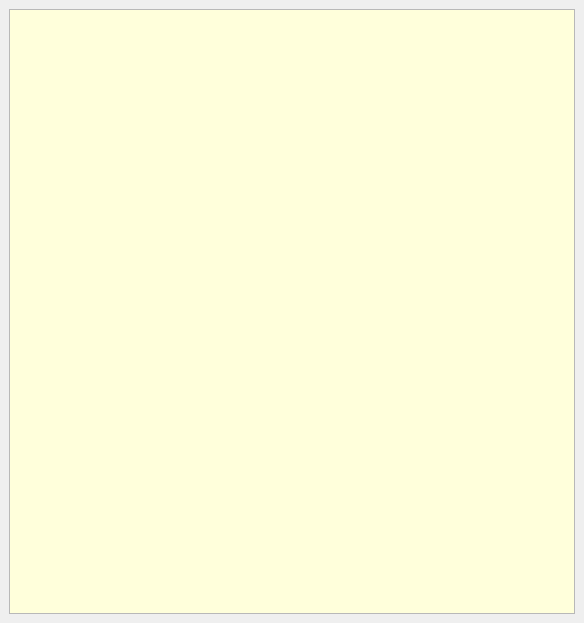
<?xml version="1.0" encoding="UTF-8"?>
<ui version="4.0">
 <class>MainWindow</class>
 <widget class="QMainWindow" name="MainWindow">
  <property name="geometry">
   <rect>
    <x>0</x>
    <y>0</y>
    <width>584</width>
    <height>623</height>
   </rect>
  </property>
  <property name="windowTitle">
   <string>ConfigInspector</string>
  </property>
  <widget class="QWidget" name="centralwidget">
   <layout class="QVBoxLayout" name="verticalLayout">
    <item>
     <widget class="QTreeView" name="treeView">
      <property name="sizePolicy">
       <sizepolicy hsizetype="MinimumExpanding" vsizetype="MinimumExpanding">
        <horstretch>1</horstretch>
        <verstretch>1</verstretch>
       </sizepolicy>
      </property>
      <property name="minimumSize">
       <size>
        <width>0</width>
        <height>0</height>
       </size>
      </property>
      <property name="palette">
       <palette>
        <active>
         <colorrole role="Text">
          <brush brushstyle="SolidPattern">
           <color alpha="255">
            <red>0</red>
            <green>0</green>
            <blue>0</blue>
           </color>
          </brush>
         </colorrole>
         <colorrole role="Base">
          <brush brushstyle="SolidPattern">
           <color alpha="255">
            <red>255</red>
            <green>255</green>
            <blue>219</blue>
           </color>
          </brush>
         </colorrole>
         <colorrole role="AlternateBase">
          <brush brushstyle="SolidPattern">
           <color alpha="255">
            <red>255</red>
            <green>255</green>
            <blue>174</blue>
           </color>
          </brush>
         </colorrole>
        </active>
        <inactive>
         <colorrole role="Text">
          <brush brushstyle="SolidPattern">
           <color alpha="255">
            <red>0</red>
            <green>0</green>
            <blue>0</blue>
           </color>
          </brush>
         </colorrole>
         <colorrole role="Base">
          <brush brushstyle="SolidPattern">
           <color alpha="255">
            <red>255</red>
            <green>255</green>
            <blue>219</blue>
           </color>
          </brush>
         </colorrole>
         <colorrole role="AlternateBase">
          <brush brushstyle="SolidPattern">
           <color alpha="255">
            <red>255</red>
            <green>255</green>
            <blue>174</blue>
           </color>
          </brush>
         </colorrole>
        </inactive>
        <disabled>
         <colorrole role="Text">
          <brush brushstyle="SolidPattern">
           <color alpha="255">
            <red>159</red>
            <green>158</green>
            <blue>158</blue>
           </color>
          </brush>
         </colorrole>
         <colorrole role="Base">
          <brush brushstyle="SolidPattern">
           <color alpha="255">
            <red>255</red>
            <green>255</green>
            <blue>255</blue>
           </color>
          </brush>
         </colorrole>
         <colorrole role="AlternateBase">
          <brush brushstyle="SolidPattern">
           <color alpha="255">
            <red>255</red>
            <green>255</green>
            <blue>174</blue>
           </color>
          </brush>
         </colorrole>
        </disabled>
       </palette>
      </property>
      <property name="contextMenuPolicy">
       <enum>Qt::CustomContextMenu</enum>
      </property>
      <property name="frameShape">
       <enum>QFrame::StyledPanel</enum>
      </property>
      <property name="verticalScrollBarPolicy">
       <enum>Qt::ScrollBarAsNeeded</enum>
      </property>
      <property name="horizontalScrollBarPolicy">
       <enum>Qt::ScrollBarAsNeeded</enum>
      </property>
      <property name="autoScroll">
       <bool>false</bool>
      </property>
      <property name="editTriggers">
       <set>QAbstractItemView::AnyKeyPressed|QAbstractItemView::DoubleClicked|QAbstractItemView::EditKeyPressed</set>
      </property>
      <property name="showDropIndicator" stdset="0">
       <bool>false</bool>
      </property>
      <property name="alternatingRowColors">
       <bool>true</bool>
      </property>
      <property name="selectionBehavior">
       <enum>QAbstractItemView::SelectRows</enum>
      </property>
      <property name="verticalScrollMode">
       <enum>QAbstractItemView::ScrollPerPixel</enum>
      </property>
      <property name="rootIsDecorated">
       <bool>true</bool>
      </property>
      <property name="uniformRowHeights">
       <bool>true</bool>
      </property>
      <property name="sortingEnabled">
       <bool>false</bool>
      </property>
      <attribute name="headerCascadingSectionResizes">
       <bool>false</bool>
      </attribute>
      <attribute name="headerDefaultSectionSize">
       <number>200</number>
      </attribute>
      <attribute name="headerMinimumSectionSize">
       <number>0</number>
      </attribute>
      <attribute name="headerShowSortIndicator" stdset="0">
       <bool>false</bool>
      </attribute>
     </widget>
    </item>
   </layout>
  </widget>
  <action name="actionAdd_name_service">
   <property name="text">
    <string>add CORBA</string>
   </property>
  </action>
 </widget>
 <tabstops>
  <tabstop>treeView</tabstop>
 </tabstops>
 <resources/>
 <connections/>
</ui>
